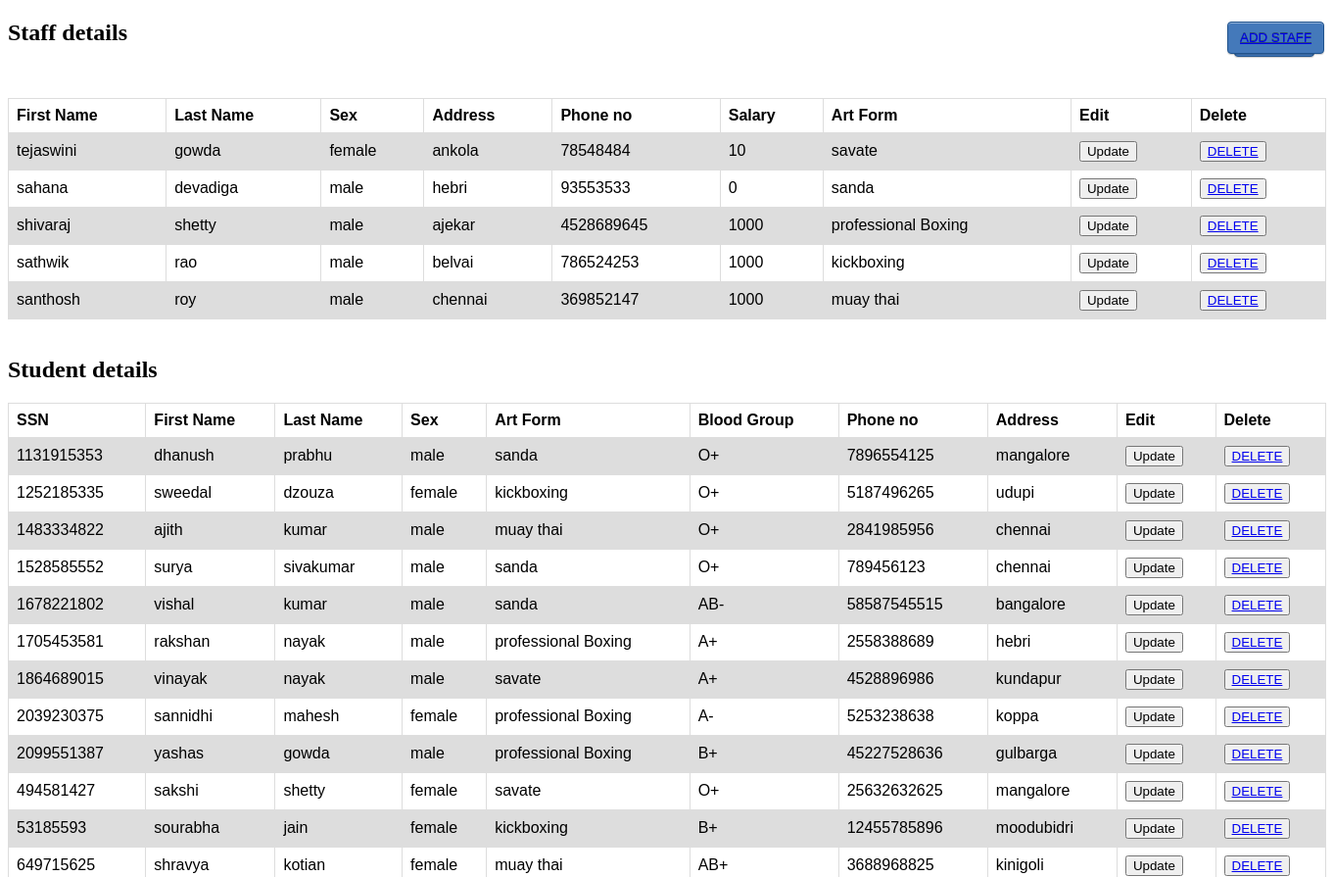
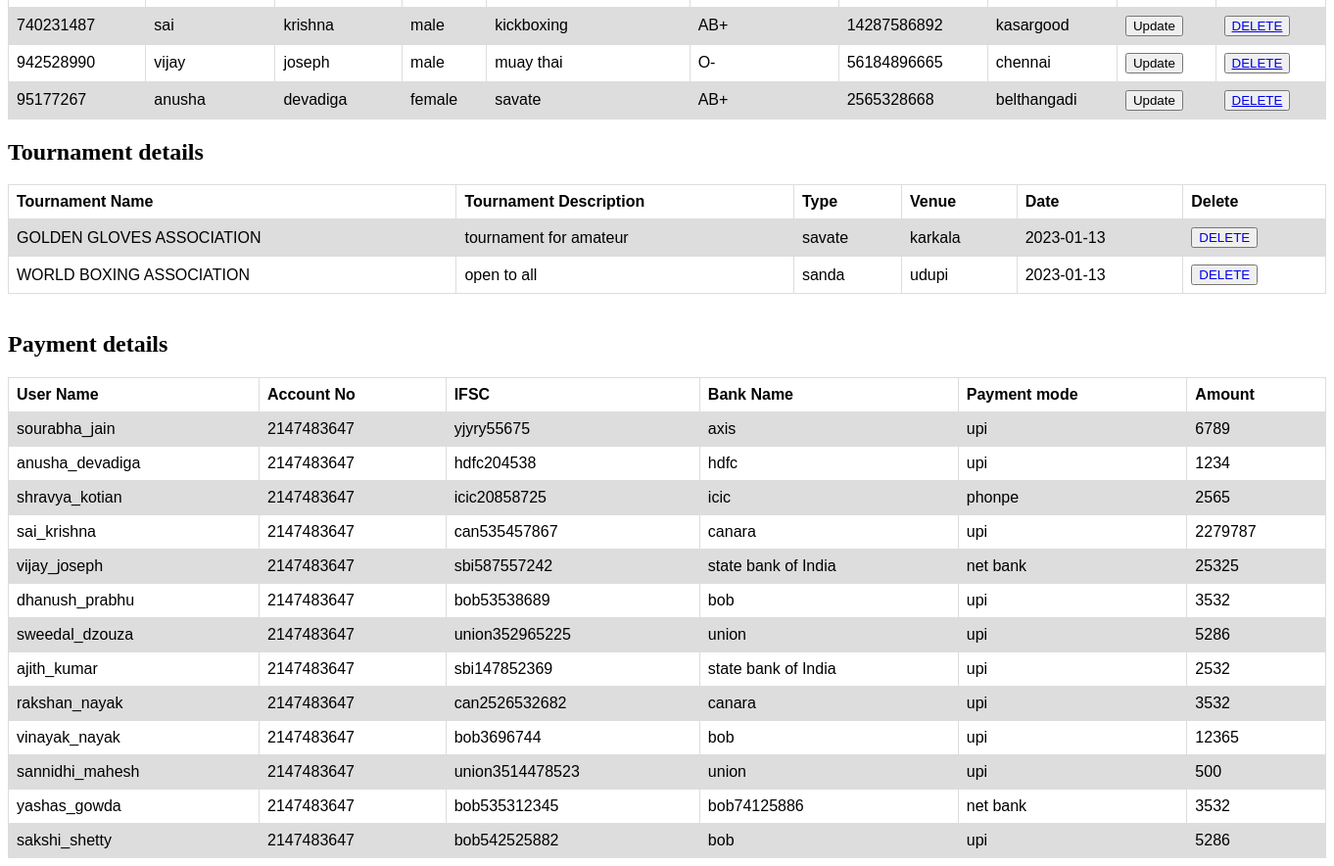
Page /admin_details.php on the committed database (2 pictures, top to bottom).
### tables this page shows
CREATE TABLE `staff` (
  `S_id` int(20) NOT NULL,
  `Fname` varchar(20) NOT NULL,
  `Lname` varchar(20) NOT NULL,
  `S_uname` varchar(20) NOT NULL,
  `Sex` varchar(20) NOT NULL,
  `Address` varchar(20) NOT NULL,
  `Phno` bigint(25) NOT NULL,
  `Salary` int(20) NOT NULL,
  `type` varchar(255) NOT NULL
);

CREATE TABLE `student` (
  `SSN` varchar(20) NOT NULL,
  `Fname` varchar(20) NOT NULL,
  `Lname` varchar(20) NOT NULL,
  `Sex` varchar(20) NOT NULL,
  `Art_form` varchar(20) NOT NULL,
  `Blood` varchar(20) NOT NULL,
  `St_uname` varchar(20) NOT NULL,
  `Phno` varchar(20) NOT NULL,
  `Address` varchar(20) NOT NULL
);

CREATE TABLE `tournament` (
  `t_id` int(11) NOT NULL,
  `t_name` varchar(255) NOT NULL,
  `t_desc` text NOT NULL,
  `t_type` varchar(255) NOT NULL,
  `venue` varchar(255) NOT NULL,
  `date` varchar(255) NOT NULL,
  `t_img` varchar(255) NOT NULL
);

CREATE TABLE `payment` (
  `uId` int(11) NOT NULL,
  `acc_no` int(20) NOT NULL,
  `IFSC` varchar(20) NOT NULL,
  `bank_name` varchar(20) NOT NULL,
  `payment_mode` varchar(20) NOT NULL,
  `Amount` int(20) NOT NULL,
  `username` varchar(45) NOT NULL
);

### admin_details.php (the view, shortened to what this page needs)
<!DOCTYPE html>
<html>
<head>
</head>
<body>
<button class="button"><a href="index.php">LOGOUT</a></button>
  <?php
                $con = mysqli_connect('localhost:3306', 'root', '','boxing');
                $sql = "SELECT * FROM staff";
                $result = mysqli_query($con, $sql);
                echo "<h2>Staff details</h2>";
                echo "<button class =btn><a href='addstaff.php'>ADD STAFF</a></button>";
                echo "<table border='1'>
                <tr>
                <th>First Name</th>
                <th>Last Name</th>
                <th>Sex</th>
                <th>Address</th>
                <th>Phone no</th>
                <th>Salary</th>
                <th>Art Form</th>
                <th>Edit</th>
                <th>Delete</th>
                </tr>";
                while($row = mysqli_fetch_assoc($result))
                {
                    $uname=$row['S_uname'];
                    echo "<tr>";
                    echo "<td>" . $row['Fname'] . "</td>";
                    echo "<td>" . $row['Lname'] . "</td>";
                    echo "<td>" . $row['Sex'] . "</td>";
                    echo "<td>" . $row['Address'] . "</td>";
                    echo "<td>" . $row['Phno'] . "</td>";
                    echo "<td>" . $row['Salary'] . "</td>";
                    echo "<td>" . $row['type'] . "</td>";
                    echo "<td><form action='staff_details.php' method='POST'><input type='hidden' id='userId' name='userId'  value='".$row["S_id"]."'/><input type='submit' name='submit-btn' value='Update' /></form></td>";
                    echo "<td><button><a href=deletestaff.php?id=$uname>DELETE</a></button></td>";
                    echo "</tr>";;
                }
                echo "</table>";
                $sql = "SELECT SSN, Fname, Lname, Sex, Art_form, Blood, Phno, St_uname, Address FROM student";
                $result = mysqli_query($con, $sql);
                echo "<br><h2>Student details</h2>";
                echo "<table border='1'>
                <tr>
                <th>SSN</th>
                <th>First Name</th>
                <th>Last Name</th>
                <th>Sex</th>
                <th>Art Form</th>
                <th>Blood Group</th>
                <th>Phone no</th>
                <th>Address</th>
                <th>Edit</th>
                <th>Delete</th>
                </tr>";
                while($row = mysqli_fetch_assoc($result))
                {
                    $sname=$row['St_uname'];
                    echo "<tr>";
                    echo "<td>" . $row['SSN'] . "</td>";
                    echo "<td>" . $row['Fname'] . "</td>";
                    echo "<td>" . $row['Lname'] . "</td>";
                    echo "<td>" . $row['Sex'] . "</td>";
                    echo "<td>" . $row['Art_form'] . "</td>";
                    echo "<td>" . $row['Blood'] . "</td>";
                    echo "<td>" . $row['Phno'] . "</td>";
                    echo "<td>" . $row['Address'] . "</td>";
                    echo "<td><form action='student_details.php' method='POST'><input type='hidden' id='ssn' name='ssn'  value='".$row["SSN"]."'/><input type='submit' name='submit-btn' value='Update' /></form></td>";
                    echo "<td><button><a href=deletestu.php?id=$sname>DELETE</a></button></td>";
                    echo "</tr>";
                }
                echo "</table>";
                $con = mysqli_connect('localhost:3306', 'root', '','boxing');
                $sql = "SELECT * FROM tournament";
                $result = mysqli_query($con,$sql);
                echo "<h2>Tournament details</h2>";
                echo "<table border='1'>
                <tr>
                <th>Tournament Name</th>
                <th>Tournament Description</th>
                <th>Type</th>
                <th>Venue</th>
                <th>Date</th>
                <th>Delete</th>
                </tr>";
                while($row = mysqli_fetch_assoc($result))
                {
                    $tid=$row['t_id'];
                    echo "<tr>";
                    echo "<td>" . $row['t_name'] . "</td>";
                    echo "<td>" . $row['t_desc'] . "</td>";
                    echo "<td>" . $row['t_type'] . "</td>";
                    echo "<td>" . $row['venue'] . "</td>";
                    echo "<td>" . $row['date'] . "</td>";
                    echo "<td><button class=hai><a href=delt.php?id=$tid>DELETE</a></button></td>";
                    echo "</tr>";
                }
                echo "</table>";
                $sql = "SELECT acc_no, IFSC, bank_name, payment_mode, Amount, username FROM payment";
                $result = mysqli_query($con, $sql);
                echo "<br><h2>Payment details</h2>";
                echo "<table border='1'>
                <tr>
                <th>User Name</th>
                <th>Account No</th>
                <th>IFSC</th>
                <th>Bank Name</th>
                <th>Payment mode</th>
                <th>Amount</th>
                </tr>";
                while($row = mysqli_fetch_assoc($result))
                {
                    echo "<tr>";
                    echo "<td>" . $row['username'] . "</td>";
                    echo "<td>" . $row['acc_no'] . "</td>";
                    echo "<td>" . $row['IFSC'] . "</td>";
                    echo "<td>" . $row['bank_name'] . "</td>";
                    echo "<td>" . $row['payment_mode'] . "</td>";
                    echo "<td>" . $row['Amount'] . "</td>";
                    echo "</tr>";
                }
                echo "</table>";
  ?>
</body>
</html>

### admin_details.php (style rules this page uses)
table { font-family: arial, sans-serif; border-collapse: collapse; width: 100%; }
td, th { border: 1px solid #dddddd; text-align: left; padding: 8px; }
tr:nth-child(even) { background-color: #dddddd; }
.hai a { text-decoration: none; }
.button { -webkit-border-radius: 4px; -moz-border-radius: 4px; border-radius: 4px; border: solid 1px #20538D; text-shadow: 0 -1px 0 rgba(0, 0, 0, 0.4); -webkit-box-shadow: inset 0 1px 0 rgba(255, 255, 255, 0.4), 0 1px 1px rgba(0, 0, 0, 0.2); -moz-box-shadow: inset 0 1px 0 rgba(255, 255, 255, 0.4), 0 1px 1px rgba(0, 0, 0, 0.2); box-shadow: inset 0 1px 0 rgba(255, 255, 255, 0.4), 0 1px 1px rgba(0, 0, 0, 0.2); background: #4479BA; color: #FFF; padding: 8px 12px; text-decoration: none; position: fixed; right: 20px; top: 25px; }
.btn { -webkit-border-radius: 4px; -moz-border-radius: 4px; border-radius: 4px; border: solid 1px #20538D; text-shadow: 0 -1px 0 rgba(0, 0, 0, 0.4); -webkit-box-shadow: inset 0 1px 0 rgba(255, 255, 255, 0.4), 0 1px 1px rgba(0, 0, 0, 0.2); -moz-box-shadow: inset 0 1px 0 rgba(255, 255, 255, 0.4), 0 1px 1px rgba(0, 0, 0, 0.2); box-shadow: inset 0 1px 0 rgba(255, 255, 255, 0.4), 0 1px 1px rgba(0, 0, 0, 0.2); background: #4479BA; color: #FFF; padding: 8px 12px; text-decoration: none; position: relative; right: -1245px; top: -45px; }
.button a { text-decoration:none; }

### rows in the picture
staff: Fname "tejaswini", Lname "gowda", Sex "female", Address "ankola", Phno "78548484", Salary "10", type "savate"
staff: Fname "sahana", Lname "devadiga", Sex "male", Address "hebri", Phno "93553533", Salary "0", type "sanda"
staff: Fname "shivaraj", Lname "shetty", Sex "male", Address "ajekar", Phno "4528689645", Salary "1000", type "professional Boxing"
staff: Fname "sathwik", Lname "rao", Sex "male", Address "belvai", Phno "786524253", Salary "1000", type "kickboxing"
staff: Fname "santhosh", Lname "roy", Sex "male", Address "chennai", Phno "369852147", Salary "1000", type "muay thai"
student: SSN "1131915353", Fname "dhanush", Lname "prabhu", Sex "male", Art_form "sanda", Blood "O+", Phno "7896554125", Address "mangalore"
student: SSN "1252185335", Fname "sweedal", Lname "dzouza", Sex "female", Art_form "kickboxing", Blood "O+", Phno "5187496265", Address "udupi"
student: SSN "1483334822", Fname "ajith", Lname "kumar", Sex "male", Art_form "muay thai", Blood "O+", Phno "2841985956", Address "chennai"
student: SSN "1528585552", Fname "surya", Lname "sivakumar", Sex "male", Art_form "sanda", Blood "O+", Phno "789456123", Address "chennai"
student: SSN "1678221802", Fname "vishal", Lname "kumar", Sex "male", Art_form "sanda", Blood "AB-", Phno "58587545515", Address "bangalore"
student: SSN "1705453581", Fname "rakshan", Lname "nayak", Sex "male", Art_form "professional Boxing", Blood "A+", Phno "2558388689", Address "hebri"
student: SSN "1864689015", Fname "vinayak", Lname "nayak", Sex "male", Art_form "savate", Blood "A+", Phno "4528896986", Address "kundapur"
student: SSN "2039230375", Fname "sannidhi", Lname "mahesh", Sex "female", Art_form "professional Boxing", Blood "A-", Phno "5253238638", Address "koppa"
student: SSN "2099551387", Fname "yashas", Lname "gowda", Sex "male", Art_form "professional Boxing", Blood "B+", Phno "45227528636", Address "gulbarga"
student: SSN "494581427", Fname "sakshi", Lname "shetty", Sex "female", Art_form "savate", Blood "O+", Phno "25632632625", Address "mangalore"
student: SSN "53185593", Fname "sourabha", Lname "jain", Sex "female", Art_form "kickboxing", Blood "B+", Phno "12455785896", Address "moodubidri"
student: SSN "649715625", Fname "shravya", Lname "kotian", Sex "female", Art_form "muay thai", Blood "AB+", Phno "3688968825", Address "kinigoli"
student: SSN "740231487", Fname "sai", Lname "krishna", Sex "male", Art_form "kickboxing", Blood "AB+", Phno "14287586892", Address "kasargood"
student: SSN "942528990", Fname "vijay", Lname "joseph", Sex "male", Art_form "muay thai", Blood "O-", Phno "56184896665", Address "chennai"
student: SSN "95177267", Fname "anusha", Lname "devadiga", Sex "female", Art_form "savate", Blood "AB+", Phno "2565328668", Address "belthangadi"
tournament: t_name "GOLDEN GLOVES ASSOCIATION", t_desc "tournament for amateur", t_type "savate", venue "karkala", date "2023-01-13"
tournament: t_name "WORLD BOXING ASSOCIATION", t_desc "open to all", t_type "sanda", venue "udupi", date "2023-01-13"
payment: username "sourabha_jain", acc_no "2147483647", IFSC "yjyry55675", bank_name "axis", payment_mode "upi", Amount "6789"
payment: username "anusha_devadiga", acc_no "2147483647", IFSC "hdfc204538", bank_name "hdfc", payment_mode "upi", Amount "1234"
payment: username "shravya_kotian", acc_no "2147483647", IFSC "icic20858725", bank_name "icic", payment_mode "phonpe", Amount "2565"
payment: username "sai_krishna", acc_no "2147483647", IFSC "can535457867", bank_name "canara", payment_mode "upi", Amount "2279787"
payment: username "vijay_joseph", acc_no "2147483647", IFSC "sbi587557242", bank_name "state bank of India", payment_mode "net bank", Amount "25325"
payment: username "dhanush_prabhu", acc_no "2147483647", IFSC "bob53538689", bank_name "bob", payment_mode "upi", Amount "3532"
payment: username "sweedal_dzouza", acc_no "2147483647", IFSC "union352965225", bank_name "union", payment_mode "upi", Amount "5286"
payment: username "ajith_kumar", acc_no "2147483647", IFSC "sbi147852369", bank_name "state bank of India", payment_mode "upi", Amount "2532"
payment: username "rakshan_nayak", acc_no "2147483647", IFSC "can2526532682", bank_name "canara", payment_mode "upi", Amount "3532"
payment: username "vinayak_nayak", acc_no "2147483647", IFSC "bob3696744", bank_name "bob", payment_mode "upi", Amount "12365"
payment: username "sannidhi_mahesh", acc_no "2147483647", IFSC "union3514478523", bank_name "union", payment_mode "upi", Amount "500"
payment: username "yashas_gowda", acc_no "2147483647", IFSC "bob535312345", bank_name "bob74125886", payment_mode "net bank", Amount "3532"
payment: username "sakshi_shetty", acc_no "2147483647", IFSC "bob542525882", bank_name "bob", payment_mode "upi", Amount "5286"
